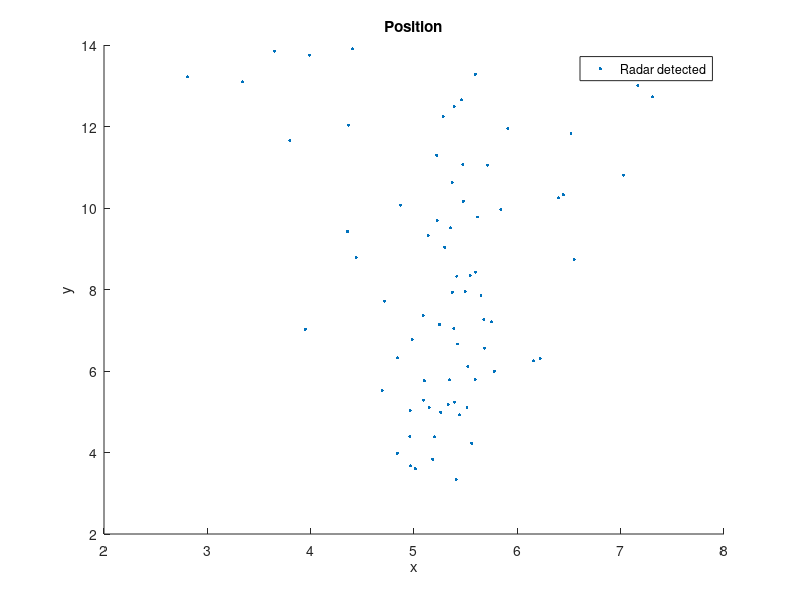

This chart was generated by the following MATLAB code: (Note: this script raises an error after producing the figure.)
clear; clc; close all;

load('x_radar_cycle_moving.mat'); load('y_radar_cycle_moving.mat');
t = linspace(0, 2*pi, length(x_radar));
dt = t(2) - t(1);

% 튀는 값 제거
mean_x = mean(x_radar);
std_x = std(x_radar);
mean_y = mean(y_radar);
std_y = std(y_radar);

threshold = 1; % 3 표준편차를 기준으로 이상치 제거
valid_indices = abs(x_radar - mean_x) < threshold * std_x & abs(y_radar - mean_y) < threshold * std_y;

x_radar_filtered = x_radar(valid_indices);
y_radar_filtered = y_radar(valid_indices);


% Plotting the position
figure;
scatter(x_radar_filtered, y_radar_filtered, 5, 'red', 'filled', 'DisplayName', 'Radar detected');
xlabel('x');
ylabel('y');
title('Position');
legend;
hold on;

% Adjust layout
%sgtitle('IMM filter Tracking ');
set(gcf, 'Position', [100, 100, 800, 600]);

% Define measurements to be the position with noise
measPos = [x_radar_filtered; y_radar_filtered; zeros(size(x_radar_filtered))];

% Define the initial state and covariance
positionSelector = [1 0 0 0 0 0; 0 0 1 0 0 0; 0 0 0 0 1 0]; % Position from state
initialState = [x_radar_filtered(1); 0; y_radar_filtered(1); 0; 0; 0]; % First measurement as initial state
initialCovariance = diag([1, 1e4, 1, 1e4, 1, 1e4]); % Velocity is not measured

% Create a constant-velocity trackingEKF
cvekf = trackingEKF(@constvel, @cvmeas, initialState, ...
    'StateTransitionJacobianFcn', @constveljac, ...
    'MeasurementJacobianFcn', @cvmeasjac, ...
    'StateCovariance', initialCovariance, ...
    'HasAdditiveProcessNoise', false, ...
    'ProcessNoise', eye(3));

% Track using the constant-velocity filter
numSteps = numel(x_radar_filtered);
dist = zeros(1, numSteps);
estPos = zeros(3, numSteps);
for i = 2:numSteps
    predict(cvekf, dt);
    dist(i) = distance(cvekf, measPos(:,i)); % Distance from true position
    estPos(:,i) = positionSelector * correct(cvekf, measPos(:,i));
end
hold on;
plot(estPos(1,:), estPos(2,:), '-g', 'DisplayName', 'CV Low PN');
title('True and Estimated Positions with CV Filter');
axis equal;
legend;

% Increase the process noise for the constant-velocity filter
cvekf2 = trackingEKF(@constvel, @cvmeas, initialState, ...
    'StateTransitionJacobianFcn', @constveljac, ...
    'MeasurementJacobianFcn', @cvmeasjac, ...
    'StateCovariance', initialCovariance, ...
    'HasAdditiveProcessNoise', false, ...
    'ProcessNoise', diag([50, 50, 1])); % Large uncertainty in the horizontal acceleration

dist = zeros(1, numSteps);
estPos = zeros(3, numSteps);
for i = 2:numSteps
    predict(cvekf2, dt);
    dist(i) = distance(cvekf2, measPos(:,i)); % Distance from true position
    estPos(:,i) = positionSelector * correct(cvekf2, measPos(:,i));
end
hold on;
plot(estPos(1,:), estPos(2,:), '-c', 'DisplayName', 'CV High PN');
title('True and Estimated Positions with Increased Process Noise');
axis equal;
legend;

% Use an interacting multiple-model (IMM) filter
imm = trackingIMM('TransitionProbabilities', 0.99); % Default IMM with three models
initialize(imm, initialState, initialCovariance);

% Track using the IMM filter
dist = zeros(1, numSteps);
estPos = zeros(3, numSteps);
modelProbs = zeros(3, numSteps);
modelProbs(:,1) = imm.ModelProbabilities;
for i = 2:numSteps
    predict(imm, dt);
    dist(i) = distance(imm, measPos(:,i)); % Distance from true position
    estPos(:,i) = positionSelector * correct(imm, measPos(:,i));
    modelProbs(:,i) = imm.ModelProbabilities;
end
hold on;
plot(estPos(1,:), estPos(2,:), '-m', 'DisplayName', 'IMM');
title('True and Estimated Positions with IMM Filter');
axis equal;
legend;

% 
% %% Micro doppler
% NChirp=128; NChan=4; NSample=256; Nframe = 256;   
% load("X:\Personals\Subin_Moon\Radar\0_data\eight_walking_adc_raw_data.mat");
% 
% head = 50;
% tail = head + length(estPos);
% 
% cnt = 0; label_arr = zeros(1,length(estPos));
% 
% for frame_number = head : tail
%     cnt = cnt+1;
%     RangeBinIdx = estPos(2,frame_number);
% 
%     % Reshape Data
%     [frameComplex_cell] = ReshapeData(NChirp, NChan, NSample, Nframe, adcRawData);    
%     % Time domain output
%     [currChDataQ, currChDataI, t] = TimeDomainOutput(NSample, sampling_time, chirpsIdx, chanIdx, frame_number, frameComplex_cell);    
%     % FFT Range Profile
%     [rangeProfileData, radarCubeData_cell, channelData, rangeBin] = RangeFFT(NChirp, NChan, NSample, Nframe, ...
%         chirpsIdx, chanIdx, numrangeBins, range_resolution, frame_number, frameComplex_cell);    
%     % MTI filter
%     [radarCubeData_mti_cell, rangeProfileData_mti, channelData_mti] = MTI_filter(NChirp, NChan, NSample, Nframe,...
%         chirpsIdx, chanIdx, frame_number,radarCubeData_cell);
%     % Micro doppler
%     [time_axis, micro_doppler_mti, micro_doppler] = microdoppler(NChirp, NChan, Nframe, RangeBinIdx, radarCubeData_mti_cell, radarCubeData_cell);
% 
% 
%     %% Save sdb as an image with custom size
%     figure('Position', [200, 100, 500, 400]);
%     axes('Position', [0 0 1 1], 'Units', 'normalized');
%     imagesc(time_axis, velocityAxis, sdb);
%     axis off;
%     colormap('gray');
%     set(gca, 'LooseInset', get(gca, 'TightInset'));
%     saveas(gca, 'sdb.jpeg');
%     close(gcf);
% 
%     %% neural network
%     im = imread("sdb.jpeg"); 
%     im_gray = rgb2gray(im);  
%     im_resized = imresize(im_gray, [227 227]);
% 
%     load('trainedNetwork.mat'); 
% 
%     X = single(im_resized);
%     X = reshape(X, [227, 227, 1]); 
% 
%     scores = predict(trainedNetwork_2, X);
% 
%     [score, idx] = max(scores);
%     if exist('classNames', 'var') == 0
%         classNames = {'Drone', 'Cycle', 'Human'}; 
%     end
% 
%     label = classNames{idx};
% 
%     label_arr(cnt) = label;
% 
% end

%% tracking frame update 

figure();
plot(estPos(1,:), estPos(2,:), '-m', 'LineWidth', 1.5);


for value = 1: length(estPos)
    updatePlot(value, estPos, x_radar_filtered, y_radar_filtered);
    pause(0.002);
end

function updatePlot(value, estPos, x_radar_filtered, y_radar_filtered)
        plotestPos(value, estPos); 
        hold on;
        plotsensorVal(value, x_radar_filtered, y_radar_filtered);
        hold off;
        drawnow;
end


function plotestPos(value, estPos)
    plot(estPos(1,value), estPos(2,value), '.m','MarkerSize', 10, 'LineWidth', 5);
    xlim([-3, 12]);
    ylim([0, 15]);
    xlabel('X (m)');
    ylabel('Y (m)');
    title('IMM Filtering');
end

function plotsensorVal(value, x_radar_filtered, y_radar_filtered)
    plot(x_radar_filtered(value), y_radar_filtered(value), '.c', 'MarkerSize', 10, 'LineWidth', 5);
    xlim([-3, 12]);
    ylim([0, 15]);
    xlabel('X (m)');
    ylabel('Y (m)');
    title('IMM Filtering');
end